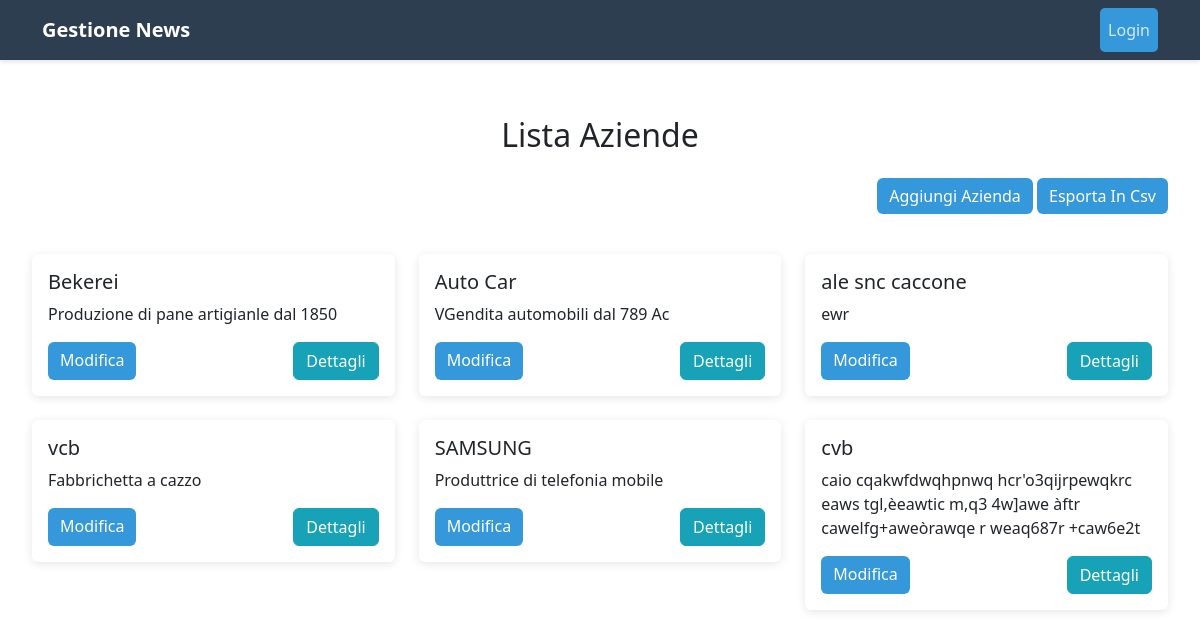
The app's page /aziende/Aziende/, older data.
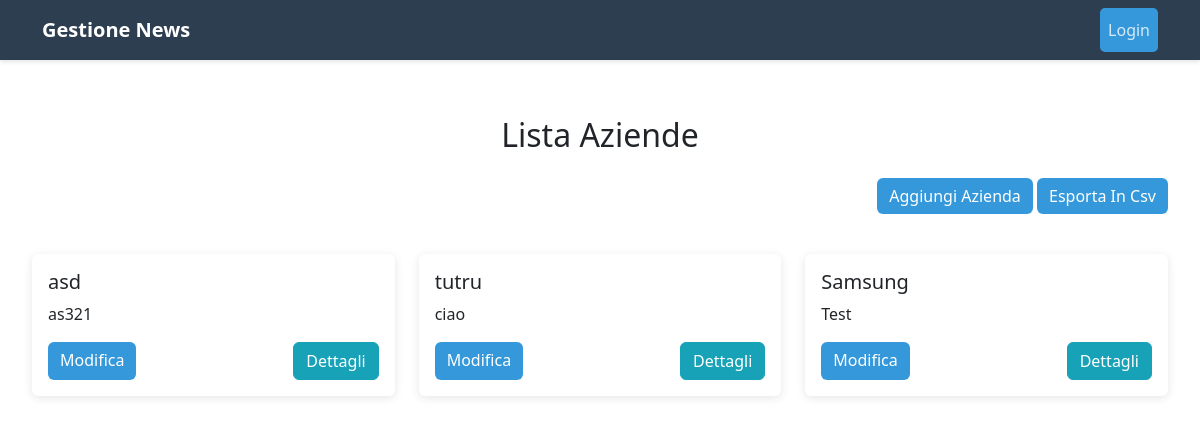
The same page, newer data.
### News/models.py (models this page shows, shortened)
class Azienda(models.Model):
    ut_registrazione = models.ForeignKey(Utente, on_delete=models.CASCADE, related_name='AUtente')
    nome = models.CharField(max_length=20, null=False)
    ubicazione = models.CharField(max_length=50, null=False)
    p_iva = models.IntegerField()
    descrizione = models.TextField(max_length=250)
    class Meta:
        verbose_name = 'Azienda'
        verbose_name_plural = 'Aziende'

### News/views.py (the view)
# urls.py: path('Aziende/', aziende, name='aziende'),
def aziende(request):
    azienda = Azienda.objects.all()
    context = {
        'azienda' : azienda,
    }
    return render(request, 'News/Aziende.html', context)

### News/templates/News/Aziende.html (shortened to what this page needs)
{% extends 'News/base.html' %}
{% block content %}
<div class="row">
    <div class="col-12 mb-4">
        <h2 class="text-center mb-4">Lista Aziende</h2>
        <div class="text-end mb-3">
            <a href="{% url 'insert-azienda' %}" class="btn btn-primary">Aggiungi Azienda</a>
            <a href="{% url 'export_products_csv_az' %}" class="btn btn-primary">Esporta In Csv</a>
        </div>
    </div>
    {% for az in azienda %}
    <div class="col-md-6 col-lg-4 mb-4">
        <div class="card">
            <div class="card-body">
                <h5 class="card-title">{{ az.nome }}</h5>
                <p class="card-text">{{ az.descrizione|truncatewords:20 }}</p>
                <div class="d-flex justify-content-between">
                    <a href="{% url 'update-azienda' az.pk %}" class="btn btn-primary">Modifica</a>
                    <a href="{% url 'azienda-detail' az.pk %}" class="btn btn-info text-white">Dettagli</a>
                </div>
            </div>
        </div>
    </div>
    {% empty %}
    <div class="col-12">
        <p class="text-center">Nessuna azienda presente</p>
    </div>
    {% endfor %}
</div>
{% endblock %}

### News/templates/News/base.html (shortened to what this page needs)
<!DOCTYPE html>
<html lang="it">
<head>
    <link href="https://cdn.jsdelivr.net/npm/bootstrap@5.3.0/dist/css/bootstrap.min.css" rel="stylesheet">
</head>
<body>
    <nav class="navbar navbar-expand-lg navbar-dark mb-4">
        <div class="container">
            <a class="navbar-brand" href="{% url 'aziende' %}">Gestione News</a>
            {% if user.is_authenticated %}
            {% if user.is_staff %}
                <div class="collapse navbar-collapse" id="navbarNav">
                    <ul class="navbar-nav">
                        <li class="nav-item">
                            <a class="nav-link" href="{% url 'aziende' %}">Aziende</a>
                        </li>
                        <li class="nav-item">
                            <a class="nav-link" href="{% url 'utenti' %}">Utenti</a>
                        </li>
                        <li class="nav-item">
                            <a class="nav-link" href="{% url 'magazzino' %}">Articoli</a>
                        </li>
                        <li class="nav-item">
                            <a class="nav-link" href="{% url 'ordini' %}">Ordini</a>
                        </li>
                        <li class="nav-item">
                            <a class="nav-link" href="{% url 'fornitore_list' %}">Fornitori</a>
                        </li>
                        <li class="nav-item">
                            <a class="nav-link" href="{% url 'Rda_List' %}">Rda</a>
                        </li>
                    </ul>
                </div>
                <ul class="navbar-nav" >
                <li class="nav-item">
                    <a class="nav-link" href="{% url 'area_personale' %}">
                        {{ user.username }}
                    </a>
                </li>
                <li class="nav-item">
                    <a class="nav-link btn btn-primary text-white" href="{% url 'registrazione' %}" style="margin-left: 10px;">
                        <i class="fas fa-user-plus"></i> Crea User
                    </a>
                </li>
            </ul>
            {% else %}
                <div class="collapse navbar-collapse" id="navbarNav">
                    <ul class="navbar-nav">
                        <li class="nav-item">
                            <a class="nav-link" href="{% url 'aziende' %}">Aziende</a>
                        </li>
                        <li class="nav-item">
                            <a class="nav-link" href="{% url 'utenti' %}">Utenti</a>
                        </li>
                        <li class="nav-item">
                            <a class="nav-link" href="{% url 'magazzino' %}">Articoli</a>
                        </li>
                        <li class="nav-item">
                            <a class="nav-link" href="{% url 'ordini' %}">Ordini</a>
                        </li>
                        <li class="nav-item">
                            <a class="nav-link" href="{% url 'fornitore_list' %}">Fornitori</a>
                        </li>
                    </ul>
                </div>
                <ul class="navbar-nav">
                <li class="nav-item">
                    <a class="nav-link" href="{% url 'area_personale' %}">
                        <i class="nav-link"></i> {{ user.username }}
                    </a>
                </li>
                </ul>
            {% endif %}
        {% else %}
            <ul class="navbar-nav">
            <li class="nav-item">
                <a class="nav-link btn btn-link" href="{% url 'login' %}">Login</a>
            </li>
            </ul>
        {% endif %}
        </div>
    </nav>
    <div class="content-container">
        {% block content %}
        {% endblock %}
    </div>
</body>
</html>

### News/templates/News/base.html (style rules this page uses)
:root { --primary-color: #2c3e50; --secondary-color: #3498db; }
.navbar { background-color: var(--primary-color); box-shadow: 0 2px 4px rgba(0,0,0,0.1); }
.navbar-brand { color: white !important; font-weight: bold; }
.nav-link { color: rgba(255,255,255,0.8) !important; transition: color 0.3s ease; }
.content-container { padding: 2rem; max-width: 1200px; margin: 0 auto; }
.card { border: none; box-shadow: 0 2px 10px rgba(0,0,0,0.1); transition: transform 0.3s ease; }
.btn-primary { background-color: var(--secondary-color); border: none; }
.btn-info { background-color: #17a2b8; border-color: #17a2b8; }
.btn-link { text-decoration: none; padding: 10px 15px; background-color: var(--secondary-color); color: white; border-radius: 5px; display: inline-block; }
.navbar-nav { list-style-type: none; padding: 0; }

Row changes from the older to the newer data that the page shows:
removed Azienda: nome "Bekerei", descrizione "Produzione di pane artigianle dal 1850"
removed Azienda: nome "ale snc caccone", descrizione "ewr"
removed Azienda: nome "vcb", descrizione "Fabbrichetta a cazzo"
removed Azienda: nome "SAMSUNG", descrizione "Produttrice di telefonia mobile"
removed Azienda: nome "cvb", descrizione "caio cqakwfdwqhpnwq hcr'o3qijrpewqkrc eaws tgl,èeawtic m,q3 4w]awe àftr cawelfg+aweòrawqe r weaq687r +caw6e2t"
added Azienda: nome "asd", descrizione "as321"
changed Azienda: nome "Auto Car" → "tutru"; descrizione "VGendita automobili dal 789 Ac" → "ciao"
added Azienda: nome "Samsung", descrizione "Test"
